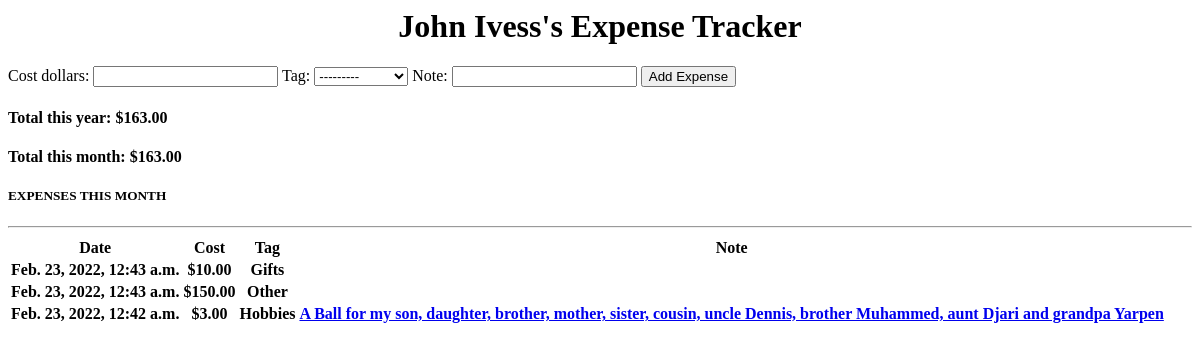
The app's page /, older data.
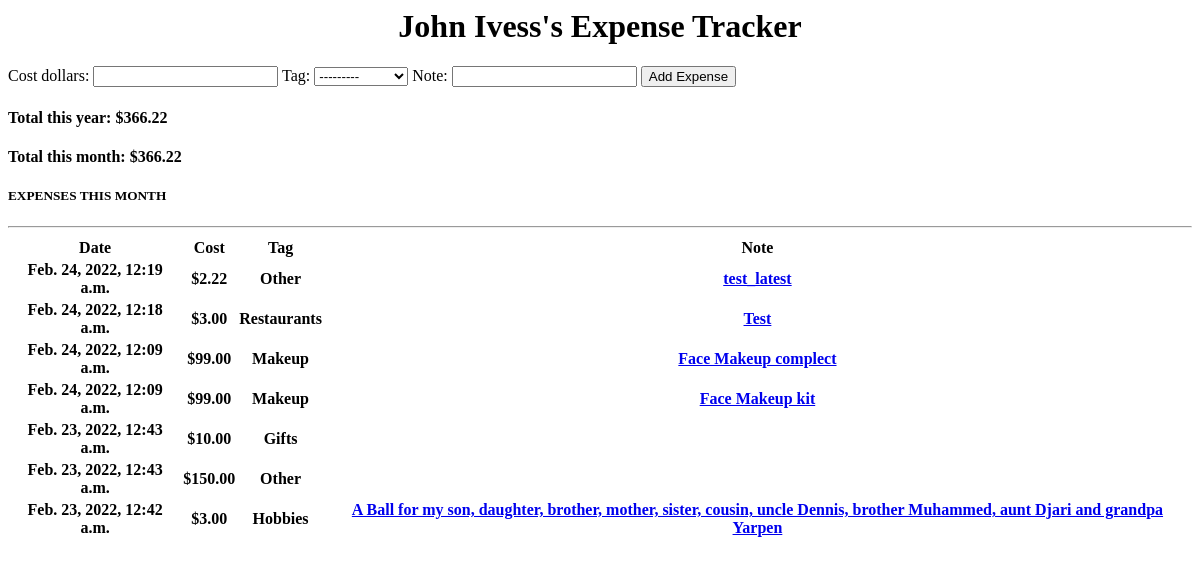
The same page, newer data.
### tracker/models.py (models this page shows, shortened)
class Expense(models.Model):
    EXPENSES = (
        ('Groceries', 'Groceries'),
        ('Hygiene', 'Hygiene'),
        ('Makeup', 'Makeup'),
        ('Gifts', 'Gifts'),
        ('Cafe', 'Cafe'),
        ('Hobbies', 'Hobbies'),
        ('Restaurants', 'Restaurants'),
        ('Education', 'Education'),
        ('Other', 'Other'),
     )
    cost_dollars: models.DecimalField = models.DecimalField(max_digits=9, decimal_places=2)
    tag: models.CharField = models.CharField(max_length=50, null=True, blank=True, choices=EXPENSES)
    note: models.CharField = models.CharField(max_length=500, null=False, blank=True, unique=False)
    transaction_date: models.DateTimeField = models.DateTimeField(default=datetime.today, blank=False)

### tracker/views.py (the view)
# urls.py: path('', views.dashboard, name='home'),
def dashboard(request):
    expenses = Expense.objects.all().order_by('-transaction_date')
    expenses_this_year = expenses.filter(transaction_date__date__year=datetime.now().year)
    total_this_year = sum(expense.cost_dollars for expense in expenses_this_year)
    expenses_this_month = expenses.filter(transaction_date__date__month=datetime.now().month)
    total_this_month = sum(expense.cost_dollars for expense in expenses_this_month)
    expense_short_form: ExpenseShortForm = ExpenseShortForm()
    if request.method == "POST":
        expense_short_form = ExpenseShortForm(request.POST)
        if expense_short_form.is_valid():
            expense_short_form.save()
        return redirect('/')
    context = {
        'expenses': expenses,
        'expenses_this_year': expenses_this_year,
        'expenses_this_month': expenses_this_month,
        'expense_short_form': expense_short_form,
        'total_this_year': total_this_year,
        'total_this_month': total_this_month,
    }
    return render(request, 'tracker/dashboard.html', context)

### tracker/forms.py
class ExpenseShortForm(ModelForm):
    class Meta:
        model = Expense
        fields = '__all__'
        exclude = ['transaction_date']

### tracker/templates/tracker/dashboard.html (shortened to what this page needs)
<h1><center>John Ivess's Expense Tracker</center></h1>
<form action="" method="POST">
    {{expense_short_form}}
    <input class="btn btn-info" type="submit" value="Add Expense">
</form>
<h4>Total this year: ${{total_this_year}}</h4>
<h4>Total this month: ${{total_this_month}}</h4>
<div class="col-md-7">
    <h5>EXPENSES THIS MONTH</h5>
    <hr>
    <div class="card card-body">
        <table class="table table">
            <tr>
                <th>Date</th>
                <th>Cost</th>
                <th>Tag</th>
                <th>Note</th>
            </tr>
            {% for expense in expenses_this_month %}
            <tr>
                <th>{{expense.transaction_date}}</th>
                <th>${{expense.cost_dollars}}</th>
                <th>{{expense.tag}}</th>
                <th><a href="{% url 'expense_info' expense.id %}">{{expense.note}}</a></th>
            </tr>
            {% endfor %}
        </table>
    </div>
</div>

Row changes from the older to the newer data that the page shows:
added Expense: transaction_date "Feb. 24, 2022, 12:19 a.m.", cost_dollars "2.22", tag "Other", note "test_latest"
added Expense: transaction_date "Feb. 24, 2022, 12:18 a.m.", cost_dollars "3.00", tag "Restaurants", note "Test"
added Expense: transaction_date "Feb. 24, 2022, 12:09 a.m.", cost_dollars "99.00", tag "Makeup", note "Face Makeup complect"
added Expense: transaction_date "Feb. 24, 2022, 12:09 a.m.", cost_dollars "99.00", tag "Makeup", note "Face Makeup kit"
Text that changed along with them:
{{ total_this_year }}: "163.00" → "366.22"
{{ total_this_month }}: "163.00" → "366.22"
